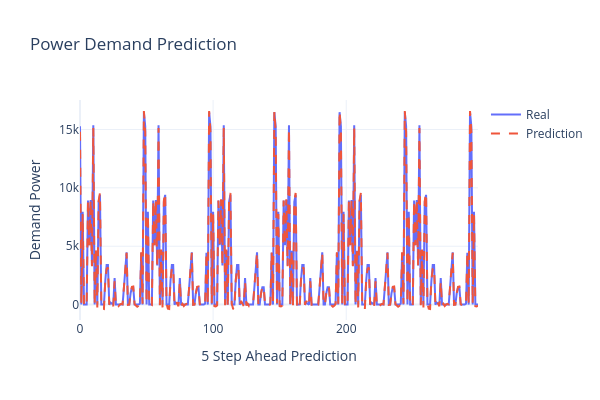

Source (notebook cell):
### Code cell
PlotSeriesPLY2(ySeries=[y_real_k[:300],y_pred_k[:300]], xLabel='5 Step Ahead Prediction', yLabel='Demand Power', title='Power Demand Prediction', names=['Real', 'Prediction'])

### Figure 1 — Plotly figure (JSON) as saved in the notebook; plotly's stock layout.template omitted (floating-point values rounded to 4 significant figures; data arrays with more than 128 entries replaced by an {"elided": "..."} marker saying what was removed)
{"data": [{"line": {"dash": "solid"}, "mode": "lines", "name": "Real", "type": "scatter", "x": {"elided": "300 int values"}, "xaxis": "x", "y": {"elided": "300 float values"}, "yaxis": "y"}, {"line": {"dash": "dash"}, "mode": "lines", "name": "Prediction", "type": "scatter", "x": {"elided": "300 int values"}, "xaxis": "x", "y": {"elided": "300 float values"}, "yaxis": "y"}], "layout": {"height": 400, "title": {"text": "Power Demand Prediction"}, "width": 600, "xaxis": {"anchor": "y", "domain": [0, 1], "title": {"text": "5 Step Ahead Prediction"}}, "yaxis": {"anchor": "x", "domain": [0, 1], "title": {"text": "Demand Power"}}}}
